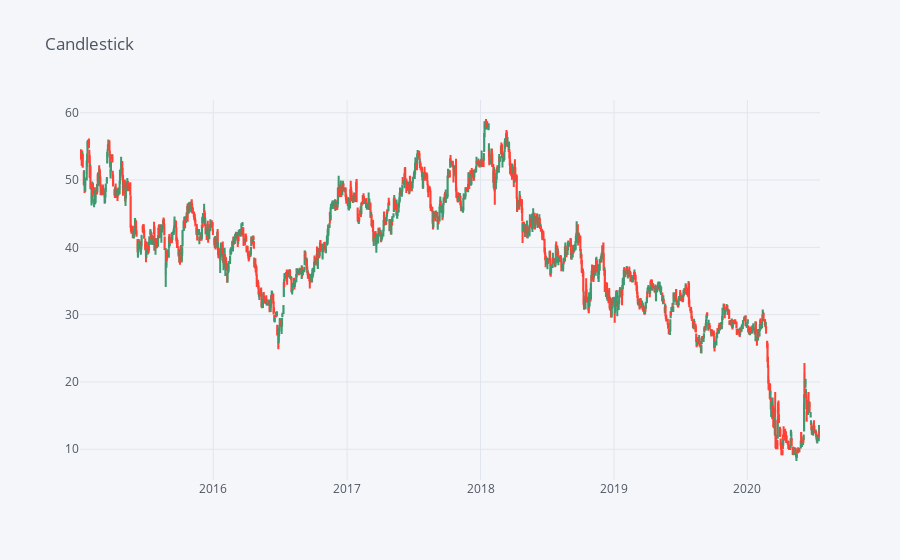

Notebook code for this chart:
### Markdown cell above
Use .iplot(kind='candle) to create a [candlestick chart](https://en.wikipedia.org/wiki/Candlestick_chart). Candlestick charts are a commonly used financial chart to show price movements in stocks

### Code cell
each_df['AAL'][['Open', 'High', 'Low', 'Close']].loc[start_date:end_date].iplot(kind='candle',title="Candlestick")

### Figure 1 — Plotly figure (JSON) as saved in the notebook; plotly's stock layout.template omitted (floating-point values rounded to 4 significant figures; data arrays with more than 128 entries replaced by an {"elided": "..."} marker saying what was removed)
{"data": [{"close": {"elided": "1395 float values"}, "high": {"elided": "1395 float values"}, "low": {"elided": "1395 float values"}, "open": {"elided": "1395 float values"}, "showlegend": false, "type": "candlestick", "x": {"elided": "1395 str values"}, "yaxis": "y2"}], "layout": {"legend": {"bgcolor": "#F5F6F9", "font": {"color": "#4D5663"}}, "paper_bgcolor": "#F5F6F9", "plot_bgcolor": "#F5F6F9", "title": {"font": {"color": "#4D5663"}, "text": "Candlestick"}, "xaxis": {"gridcolor": "#E1E5ED", "rangeslider": {"visible": false}, "showgrid": true, "tickfont": {"color": "#4D5663"}, "title": {"font": {"color": "#4D5663"}, "text": ""}, "zerolinecolor": "#E1E5ED"}, "yaxis": {"gridcolor": "#E1E5ED", "showgrid": true, "showticklabels": false, "tickfont": {"color": "#4D5663"}, "title": {"font": {"color": "#4D5663"}, "text": ""}, "zerolinecolor": "#E1E5ED"}, "yaxis2": {"gridcolor": "#E1E5ED", "showgrid": true, "tickfont": {"color": "#4D5663"}, "title": {"font": {"color": "#4D5663"}, "text": ""}, "zerolinecolor": "#E1E5ED"}}}
